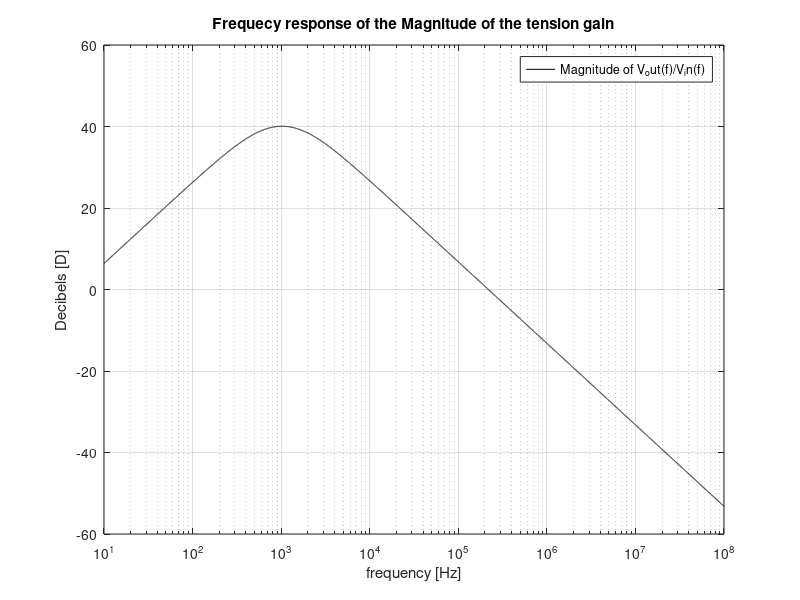
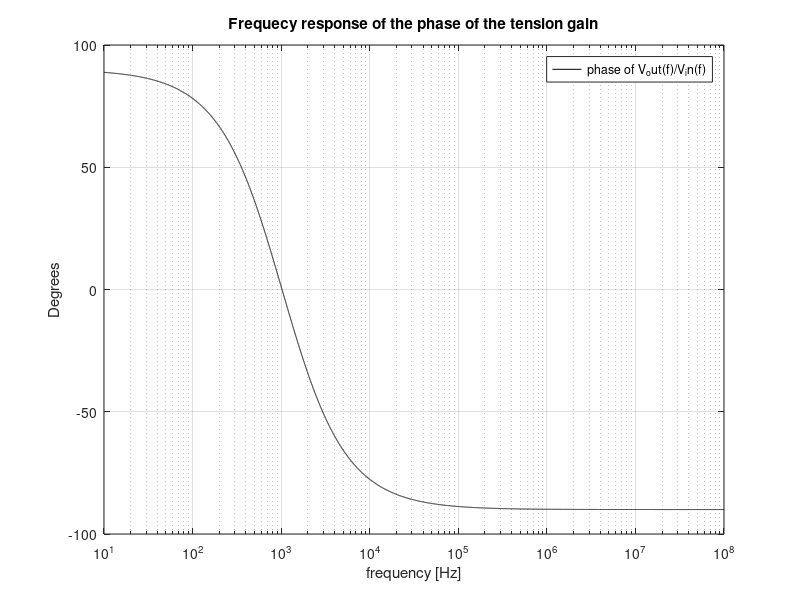

Recreate these plots in MATLAB, in order.

close all
clear all
format long

%%%%%%%%%%%%%%%%%%%%%%%%%%%%%%%%%%%%%%%%%%%%%%%%%%%%%%%%%%%%%%%%%%
%                   Added Material bellow                        %
%                                                                %
%%%%%%%%%%%%%%%%%%%%%%%%%%%%%%%%%%%%%%%%%%%%%%%%%%%%%%%%%%%%%%%%%%
R1 = 1000;
R2 = 1000;
R31 = 100000;
R32 = 100000;
R33 = 100000;
R3 = R31+1/(1/R32 + 1/R33);
R4 = 1000;

C1 = 0.22*10^(-6);
% two 0.22 uFaraday condensors in series
C2 = 0.11*10^(-6);

f = logspace(1,8,10000);
T = ones(1,length(f));
T_db = ones(1,length(f));
T_phase = ones(1,length(f));

%cálculo da resposta da frequência
for y = 1:length(f)
	T(y) = (1+R3/R4)*(1/(1+R2*C2*f(y)*2*pi()*i))*(R1*C1*2*pi()*f(y)*i)/(1+R1*C1*2*pi()*f(y)*i);
	T_db(y) = 20*log10(abs(T(y)));
	T_phase(y) = arg(T(y))*180/pi();
endfor

%valor téorico ideializado do gain e das impendencias de saída e de entrada do circuito para 1 KHz

Input_Imp_teo = (1/(2*pi*1000*C1*i) + R1);
Output_Imp_teo = R2/(1 + 1000*C2*R2*2*pi*i);
Gain_teo = abs((1+R3/R4)*(1/(1+R2*C2*1000*2*pi*i))*((R1*C1*2*pi*1000*i)/(1+R1*C1*2*pi*1000*i)));
Gain_teo_db = 20*log10(Gain_teo);

%%%

%Load = 8; % Ohm

%% functions to output results of Operating Point to Latex


doc_const = fopen("octave_Constants_used_t_4.tex","w");
fprintf(doc_const,"Amplificador Operacional 741 &  \\\\  \\hline \n");
fprintf(doc_const,"R1 & %f KOhm\\\\  \\hline \n", R1/1000);
fprintf(doc_const,"R2 & %f KOhm\\\\  \\hline \n", R2/1000);
fprintf(doc_const,"R31 & %f KOhm\\\\  \\hline \n", R31/1000);
fprintf(doc_const,"R32 & %f KOhm\\\\  \\hline \n", R32/1000);
fprintf(doc_const,"R33 & %f KOhm\\\\  \\hline \n", R33/1000);
fprintf(doc_const,"R4 & %f KOhm\\\\  \\hline \n", R4/1000);
fprintf(doc_const,"C1 & %f nF\\\\  \\hline \n", C1*1000000000);
fprintf(doc_const,"C2 & %f nF\\\\  \\hline \n", C2*1000000000);
fclose(doc_const);

doc_const_1 = fopen("octave_OP_t_4.tex","w");
fprintf(doc_const_1,"&  K\\\\  \\hline \n");
#{
fprintf(doc_const_1,"V eq & %f K\\\\  \\hline \n", VEQ);
fprintf(doc_const_1,"I B & %f m\\\\  \\hline \n", IB1*1000);
fprintf(doc_const_1,"I c 1 & %f m\\\\  \\hline \n", IC1*1000);
fprintf(doc_const_1,"I e 1 & %f m\\\\  \\hline \n", IE1*1000);
fprintf(doc_const_1,"V E & %f \\\\  \\hline \n", VE1);
fprintf(doc_const_1,"V Output 1 & %f \\\\  \\hline \n", VO1);
fprintf(doc_const_1,"VCE & %f \\\\  \\hline \n", VCE);
fprintf(doc_const_1,"V Input 2 & %f \\\\  \\hline \n", VI2);
fprintf(doc_const_1,"I c 2 & %f m\\\\  \\hline \n", IC2*1000);
fprintf(doc_const_1,"I e 2 & %f m\\\\  \\hline \n", IE2*1000);
fprintf(doc_const_1,"V Output & %f \\\\  \\hline \n", VO2);
#}
fclose(doc_const_1);

max_gain = max(T_db);

barrier = max_gain - 3;
cut_off_frequency = 0;
upper_freq = 0;
tic = 0;
for variable = 1:length(f)

  if (T_db(variable) >= barrier) && (tic == 0)
  	cut_off_frequency = f(variable);
  	tic = 1;
  endif

  if (T_db(variable) <= barrier) && (tic == 1)
  	upper_freq = f(variable);  
  	tic = 0;
  endif
endfor

bandwidth_freq = upper_freq - cut_off_frequency;
Center_freq_teo = sqrt(upper_freq*cut_off_frequency);
deviation_center_freq = abs(Center_freq_teo - 1000);
gain_deviation_teo = abs(Gain_teo - 100);
custo = 13323.29209 + 303.66;
merito = 1/(custo*(deviation_center_freq + gain_deviation_teo + 0.000001));



doc_const_2 = fopen("octave_results_t_4.tex","w");
%%%
fprintf(doc_const_2,"Theorical Input Impedance & %f  %f i KOhm\\\\  \\hline \n", real(Input_Imp_teo)/1000, imag(Input_Imp_teo)/1000);
fprintf(doc_const_2,"Theorical Output Impedance & %f  %f i KOhm\\\\  \\hline \n", real(Output_Imp_teo)/1000, imag(Output_Imp_teo)/1000);
fprintf(doc_const_2,"Voltage Gain at central freq & %f V\\\\  \\hline \n", Gain_teo);
fprintf(doc_const_2,"Voltage Gain at central freq in decibels & %f V\\\\  \\hline \n", Gain_teo_db);
%%%
fprintf(doc_const_2,"Center of freq & %f Hz\\\\  \\hline \n", Center_freq_teo);
fprintf(doc_const_2,"Deviation of center of freq & %f Hz\\\\  \\hline \n", deviation_center_freq);
fprintf(doc_const_2,"Cust & %f \\\\  \\hline \n", custo);
fprintf(doc_const_2,"Cut-off frequency & %f Hz\\\\  \\hline \n", cut_off_frequency);
fprintf(doc_const_2,"Bandwidth & %f \\\\  \\hline \n", bandwidth_freq);
fprintf(doc_const_2,"Cust & %f M.U.\\\\  \\hline \n", custo);
fprintf(doc_const_2,"Merit & %f E-6\\\\  \\hline \n", merito*10^(6));
fclose(doc_const_2);



% gráfico da magnitude de V_out(f)/V_in(f)

F_gain = figure();
 semilogx(f, T_db, "k");
 hold on;
 grid on;
 title("Frequecy response of the Magnitude of the tension gain");
 xlabel ("frequency [Hz]");
 ylabel ("Decibels [D]");
 legend("Magnitude of V_out(f)/V_in(f)");
 saveas(F_gain, "magnitude_response_gain.eps");
close(F_gain);

% gráfico da fase de V_out(f)/V_in(f)

F_gain_phase = figure();
 semilogx(f, T_phase, "k");
 hold on;
 grid on;
 title("Frequecy response of the phase of the tension gain");
 xlabel ("frequency [Hz]");
 ylabel ("Degrees");
 legend("phase of V_out(f)/V_in(f)");
 saveas(F_gain_phase, "phase_response_gain.eps");
close(F_gain_phase);

